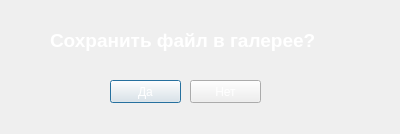
<?xml version="1.0" encoding="UTF-8"?>
<ui version="4.0">
 <class>Dialog_save</class>
 <widget class="QDialog" name="Dialog_save">
  <property name="geometry">
   <rect>
    <x>0</x>
    <y>0</y>
    <width>400</width>
    <height>134</height>
   </rect>
  </property>
  <property name="minimumSize">
   <size>
    <width>400</width>
    <height>134</height>
   </size>
  </property>
  <property name="maximumSize">
   <size>
    <width>400</width>
    <height>134</height>
   </size>
  </property>
  <property name="windowTitle">
   <string>Сохранение в галерею</string>
  </property>
  <property name="windowIcon">
   <iconset resource="iconscryptor.qrc">
    <normaloff>:/icons/icons/folder.png</normaloff>:/icons/icons/folder.png</iconset>
  </property>
  <property name="styleSheet">
   <string notr="true">background-image: url(:/background/icons/background.png);</string>
  </property>
  <property name="modal">
   <bool>true</bool>
  </property>
  <widget class="QPushButton" name="pushButton_save_yes">
   <property name="geometry">
    <rect>
     <x>110</x>
     <y>80</y>
     <width>71</width>
     <height>23</height>
    </rect>
   </property>
   <property name="minimumSize">
    <size>
     <width>0</width>
     <height>0</height>
    </size>
   </property>
   <property name="maximumSize">
    <size>
     <width>1000</width>
     <height>1000</height>
    </size>
   </property>
   <property name="styleSheet">
    <string notr="true">color: rgb(255, 255, 255);</string>
   </property>
   <property name="text">
    <string>Да</string>
   </property>
  </widget>
  <widget class="QPushButton" name="pushButton_save_no">
   <property name="geometry">
    <rect>
     <x>190</x>
     <y>80</y>
     <width>71</width>
     <height>23</height>
    </rect>
   </property>
   <property name="minimumSize">
    <size>
     <width>0</width>
     <height>0</height>
    </size>
   </property>
   <property name="maximumSize">
    <size>
     <width>1000</width>
     <height>1000</height>
    </size>
   </property>
   <property name="styleSheet">
    <string notr="true">color: rgb(255, 255, 255);</string>
   </property>
   <property name="text">
    <string>Нет</string>
   </property>
  </widget>
  <widget class="QLabel" name="label">
   <property name="geometry">
    <rect>
     <x>50</x>
     <y>10</y>
     <width>281</width>
     <height>61</height>
    </rect>
   </property>
   <property name="minimumSize">
    <size>
     <width>0</width>
     <height>0</height>
    </size>
   </property>
   <property name="maximumSize">
    <size>
     <width>1000</width>
     <height>1000</height>
    </size>
   </property>
   <property name="styleSheet">
    <string notr="true">font: 75 12pt &quot;MS Shell Dlg 2&quot;;
color: rgb(255, 255, 255);</string>
   </property>
   <property name="text">
    <string>&lt;html&gt;&lt;head/&gt;&lt;body&gt;&lt;p&gt;&lt;span style=&quot; font-size:14pt; font-weight:600;&quot;&gt;Сохранить файл в галерее?&lt;/span&gt;&lt;/p&gt;&lt;/body&gt;&lt;/html&gt;</string>
   </property>
  </widget>
 </widget>
 <resources>
  <include location="iconscryptor.qrc"/>
 </resources>
 <connections/>
</ui>
